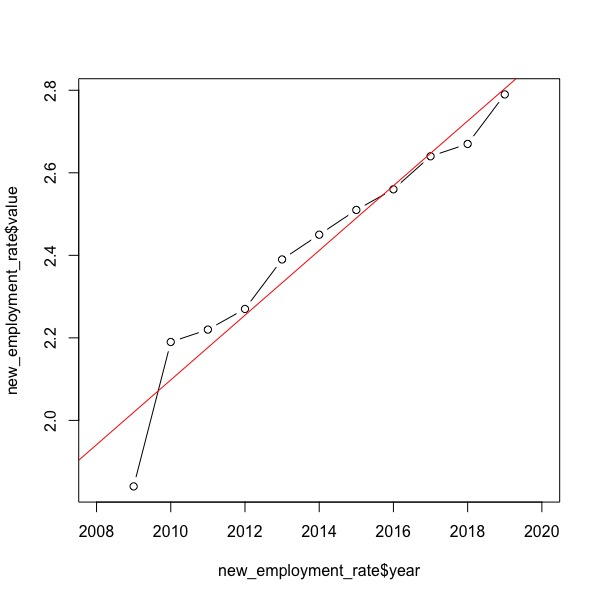

Recreate this plot in R.
setwd("/Users/cpprhtn/Desktop")
library(tidyr)
library(reshape2)
library(dplyr)
read.csv("disable_employment.csv",header = T,fileEncoding = "CP949") -> dis
dis
dis2<- melt(dis, id.vars = "구분",variable.name = "Date")
dis2$year =substr(dis2$Date,2,5)

new_dis <- dis2[,c(4,3)]
count = 1
for(i in 1:44){
  if(i%%4==2){
    new_dis[count,] <- new_dis[i,c(1,2)]
    count = count+1
  }
  if(i%%4==0){
    new_dis[count,] <- new_dis[i,c(1,2)]
    count = count+1
  }
}

dis_final <- new_dis[c(1:22),]

str(dis_final)
dis_final$year <- as.numeric(dis_final$year)
dis_final$value <- as.numeric(dis_final$value)

dis_Population <- dis_final
dis_employment_rate <- dis_final
num=1
for(j in 1:22){
  if(j%%2 == 1){
    dis_Population[num,] <- dis_final[j,]
  }
  else{
    dis_employment_rate[num,] <- dis_final[j,]
    num = num+1
  }
}

new_Population <- dis_Population[c(1:11),]
new_employment_rate <- dis_employment_rate[c(1:11),]

plot(new_Population$year,new_Population$value, type = "b", xlim = c(2008,2020))
fit <- lm(new_Population$value ~ new_Population$year)
fit
abline(fit, col = "blue")

plot(new_employment_rate$year,new_employment_rate$value, type = "b", xlim = c(2008,2020))
fit2 <- lm(new_employment_rate$value ~ new_employment_rate$year)
fit2
abline(fit2, col = "red")
fit$coefficients[[2]]
fit2$coefficients[[2]]

for (k in 1:11) {
  new_employment_rate$value[k] * new_Population$value[k] -> ndf[k]
}
